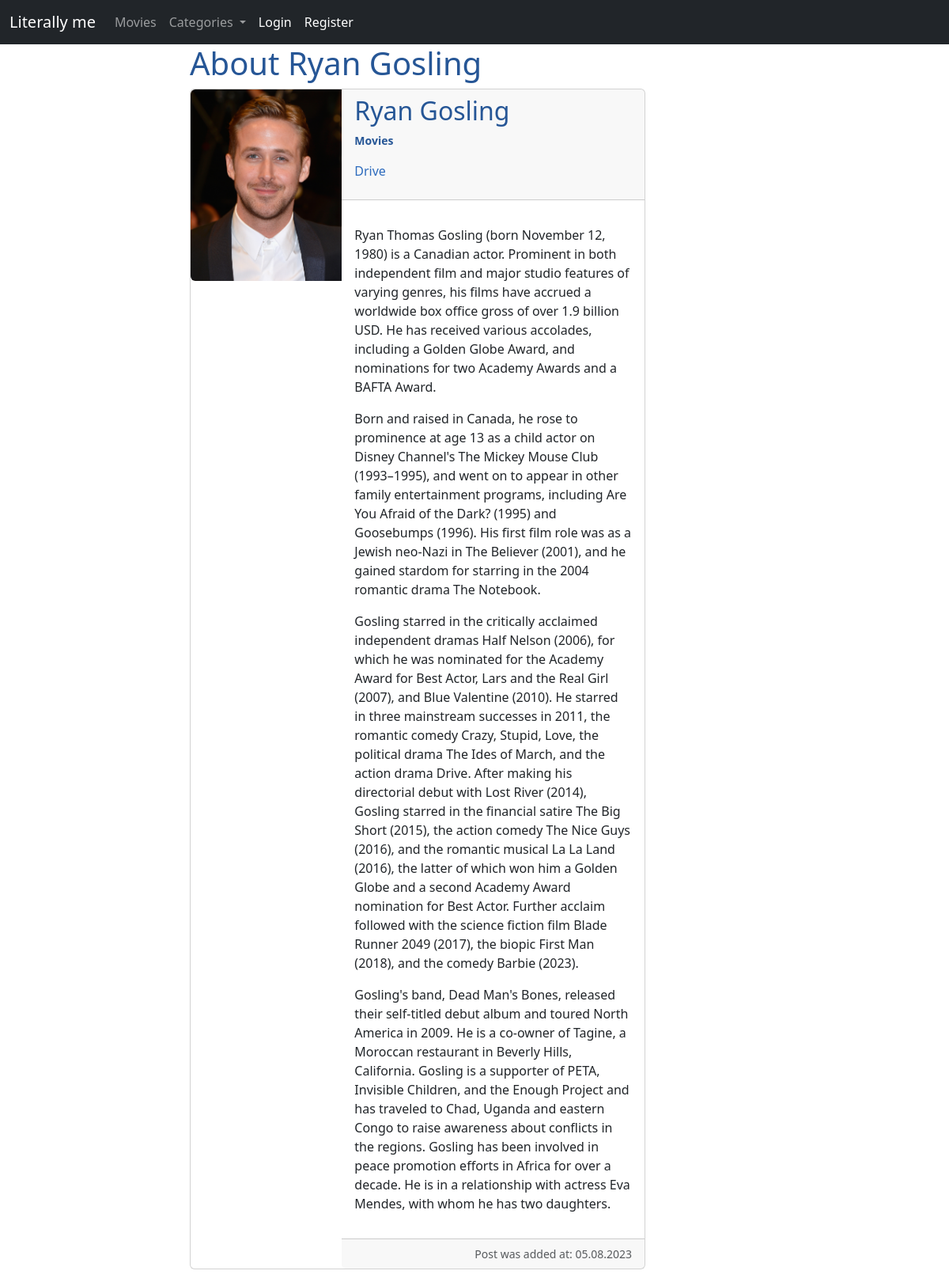
Before: /actor/ryan-gosling/ with the older database file.
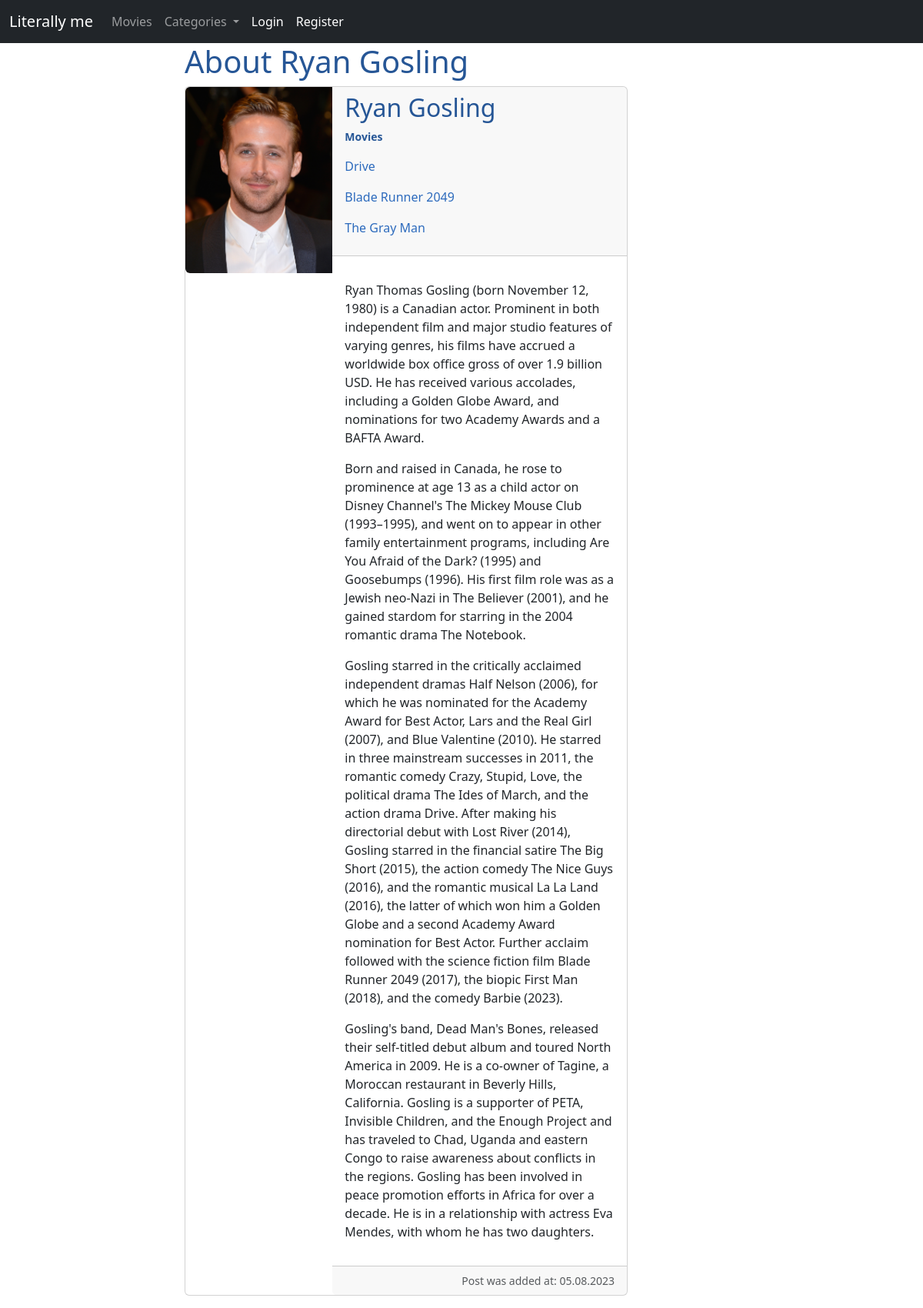
After: the same page with the newer database file.
### mainapp/models.py (models this page shows, shortened)
class Actor(models.Model):
    name = models.CharField(max_length=100)
    bio = models.TextField(blank=True)
    photo = models.ImageField(upload_to='photos/%d/%m/%Y')
    create_time = models.DateTimeField(auto_now_add=True)
    slug = models.SlugField(max_length=255, unique=True, db_index=True)
    class Meta:
        verbose_name = 'Actors (they are literally me)'
        verbose_name_plural = 'Actors (they are literally me)'

class Movie(models.Model):
    title = models.CharField(max_length=100)
    plot = models.TextField(blank=True)
    release_date = models.CharField(max_length=100)
    poster = models.ImageField(upload_to='posters/%d/%m/%Y')
    create_time = models.DateTimeField(auto_now_add=True, null=True)
    actors = models.ManyToManyField(Actor, related_name='movies') # related_name is for finding each actors movies (actor.movies)
    rating = models.IntegerField(default=1, blank=True)
    category = models.ForeignKey(Category, on_delete=models.PROTECT, related_name='movies')
    slug = models.SlugField(max_length=255, unique=True, db_index=True)
    def get_absolute_url(self):
        return reverse('about_movie', kwargs={'movie_slug': self.slug})
    class Meta:
        verbose_name = 'Movies (literally me)'
        verbose_name_plural = 'Movies (literally me)'

### mainapp/views.py (the view)
# urls.py: path('actor/<slug:actor_slug>/', AboutActorView.as_view(), name='about_actor'),
class AboutActorView(DataMixin, DetailView):
    model = Actor
    template_name = 'mainapp/actor/about_actor.html'
    context_object_name = 'actor'
    slug_url_kwarg = 'actor_slug'  # changing default slug name to what we need
    def get_context_data(self, **kwargs):
        context = super().get_context_data(**kwargs)
        mixin_context = self.get_user_context(title='About ' + str(context['actor'].name))
        return dict(list(context.items()) + list(mixin_context.items()))

### mainapp/models.py (called while the page is built)
    def get_absolute_url(self):
        return reverse('category', kwargs={'category_slug': self.slug})

### mainapp/utils.py (called while the page is built)
    def get_user_context(self, **kwargs):
        categories = Category.objects.annotate(movies_count=Count('movies'))  # creating new column called movies_count
        user_menu = menu.copy()
        if not self.request.user.is_authenticated or not self.request.user.is_superuser:
            user_menu = [user_menu[0]]
        context = kwargs
        context['menu'] = user_menu
        context['categories'] = categories
        return context

### mainapp/templates/mainapp/actor/about_actor.html (shortened to what this page needs)
{% extends 'mainapp/base.html' %}
{% block content %}
    <h1 class="actor-bold">{{ title }}</h1>
    <div class="card mb-3" style="max-width: 80%;">
            <div class="row g-0">
                <div class="col-md-4">
                    {% if actor.photo %}
                        <img class="img-fluid rounded-start" src="{{ actor.photo.url }}">
                    {% endif %}
                </div>
                <div class="col-md-8">
                    <div class="card-header">
                        <h2 class="card-title actor-bold">{{ actor.name }}</h2>
                        <p class="card-text"><small class="text-body-secondary"><b class="actor-movies actor-bold">Movies</b></small></p>
                        {% for movie in actor.movies.all %}
                            <p><a class="actor-link" href="{{ movie.get_absolute_url }}">{{ movie.title }}</a></p>
                        {% endfor %}
                    </div>
                    <div class="card-body">
                        <p class="card-text">{{ actor.bio|linebreaks }}</p>
                    </div>
                    <div class="card-footer text-end">
                        <small class="text-body-secondary">Post was added at: {{ actor.create_time|date:"d.m.Y" }}</small>
                    </div>
                </div>
            </div>
        </div>
{% endblock %}

### mainapp/templates/mainapp/base.html (shortened to what this page needs)
{% load static %}
<html lang="en">
    <head>
        <link href="https://cdn.jsdelivr.net/npm/bootstrap@5.3.1/dist/css/bootstrap.min.css" rel="stylesheet">
        <link rel="stylesheet" href="{% static 'mainapp/css/style.css' %}">
    </head>
    <body>
        <header>
            <nav class="navbar navbar-expand-lg navbar-dark bg-dark">
                <div class="container-fluid">
                        <div class="collapse navbar-collapse" id="navbarTogglerDemo01">
                            <a class="navbar-brand" href="{% url 'home' %}">Literally me</a>
                            <ul class="navbar-nav me-auto mb-2 mb-lg-0">
                                {% for item in menu %}
                                    <li class="nav-item">
                                        <a class="nav-link" aria-current="page" href="{% url item.url_name %}">{{ item.title }}</a>
                                    </li>
                                {% endfor %}
                                {% if categories %}
                                    <li class="nav-item dropdown">
                                    <a class="nav-link dropdown-toggle" href="#" role="button" data-bs-toggle="dropdown" aria-expanded="false">
                                        Categories
                                    </a>
                                {% endif %}
                                </li>
                                {% if request.user.is_authenticated %}
                                    <li class="nav-item">
                                        <a class="nav-link active" aria-current="page" href="{% url 'logout' %}">{{ request.user.username }} | Logout</a>
                                    </li>
                                {% else %}
                                    <li class="nav-item">
                                        <a class="nav-link active" aria-current="page" href="{% url 'login' %}">Login</a>
                                    </li>
                                    <li class="nav-item">
                                        <a class="nav-link active" aria-current="page" href="{% url 'register' %}">Register</a>
                                    </li>
                                {% endif %}
                            </ul>
                    </div>
                </div>
            </nav>
        </header>
        <main>
            <div class="content">
                {% block content %}
                {% endblock %}
            </div>
        </main>
    </body>
</html>

### mainapp/static/mainapp/css/style.css (style rules this page uses)
.content { max-width: 60%; margin: 0 auto; }
.actor-link { text-decoration: none; color: rgb(45, 107, 189); }
.actor-bold { color: rgb(38, 86, 150); }

Changed rows visible on the page:
added Movie: title "Blade Runner 2049"
added Movie: title "The Gray Man"
